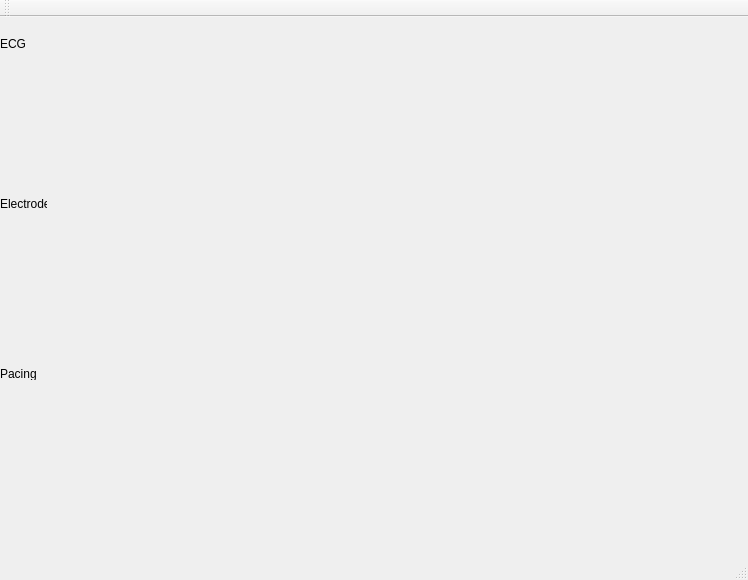
<?xml version="1.0" encoding="UTF-8"?>
<ui version="4.0">
 <class>plottingAndBackend1Class</class>
 <widget class="QMainWindow" name="plottingAndBackend1Class">
  <property name="geometry">
   <rect>
    <x>0</x>
    <y>0</y>
    <width>748</width>
    <height>580</height>
   </rect>
  </property>
  <property name="windowTitle">
   <string>plottingAndBackend1</string>
  </property>
  <widget class="QWidget" name="centralWidget">
   <widget class="QCustomPlot" name="customPlot" native="true">
    <property name="geometry">
     <rect>
      <x>10</x>
      <y>40</y>
      <width>531</width>
      <height>131</height>
     </rect>
    </property>
   </widget>
   <widget class="QCustomPlot" name="customPlot1" native="true">
    <property name="geometry">
     <rect>
      <x>10</x>
      <y>200</y>
      <width>531</width>
      <height>131</height>
     </rect>
    </property>
   </widget>
   <widget class="QCustomPlot" name="customPlot2" native="true">
    <property name="geometry">
     <rect>
      <x>10</x>
      <y>370</y>
      <width>531</width>
      <height>131</height>
     </rect>
    </property>
   </widget>
   <widget class="QLabel" name="label">
    <property name="geometry">
     <rect>
      <x>0</x>
      <y>20</y>
      <width>47</width>
      <height>13</height>
     </rect>
    </property>
    <property name="text">
     <string>ECG</string>
    </property>
   </widget>
   <widget class="QLabel" name="label_2">
    <property name="geometry">
     <rect>
      <x>0</x>
      <y>180</y>
      <width>47</width>
      <height>13</height>
     </rect>
    </property>
    <property name="text">
     <string>Electrode</string>
    </property>
   </widget>
   <widget class="QLabel" name="label_3">
    <property name="geometry">
     <rect>
      <x>0</x>
      <y>350</y>
      <width>47</width>
      <height>13</height>
     </rect>
    </property>
    <property name="text">
     <string>Pacing</string>
    </property>
   </widget>
  </widget>
  <widget class="QMenuBar" name="menuBar">
   <property name="geometry">
    <rect>
     <x>0</x>
     <y>0</y>
     <width>748</width>
     <height>21</height>
    </rect>
   </property>
  </widget>
  <widget class="QToolBar" name="mainToolBar">
   <attribute name="toolBarArea">
    <enum>TopToolBarArea</enum>
   </attribute>
   <attribute name="toolBarBreak">
    <bool>false</bool>
   </attribute>
  </widget>
  <widget class="QStatusBar" name="statusBar"/>
 </widget>
 <layoutdefault spacing="6" margin="11"/>
 <customwidgets>
  <customwidget>
   <class>QCustomPlot</class>
   <extends>QWidget</extends>
   <header>qcustomplot.h</header>
   <container>1</container>
  </customwidget>
 </customwidgets>
 <resources>
  <include location="plottingAndBackend1.qrc"/>
 </resources>
 <connections/>
</ui>
